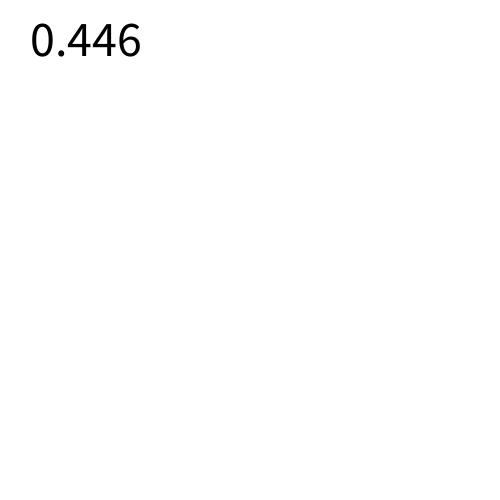
Frame 1 (no input)
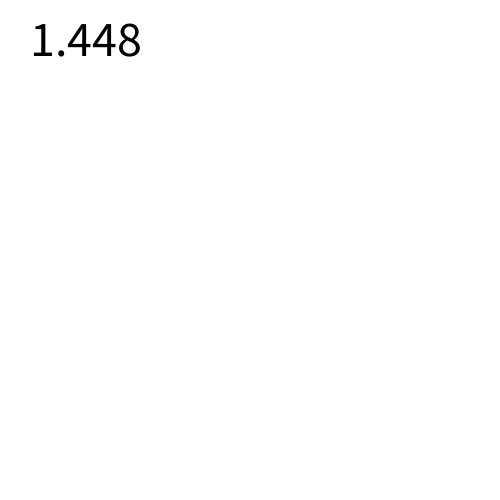
Frame 60 (the mouse pressed at the canvas centre just before this capture)
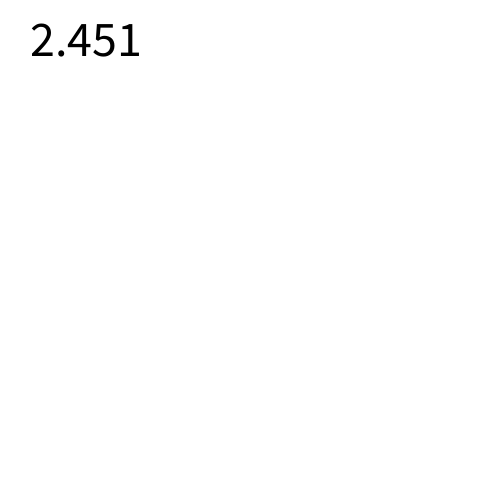
Frame 120 (the mouse held since frame 60 and released just before this capture)

The Processing sketch that drew these frames (run headless with seeded random() and noise(); from frame 60 on, the mouse is pressed at the canvas centre):

// Processing sketch: elapsedTime
// ── elapsedTime.pde
float elapsedTime;

void setup() {
    size(500, 500);
    textSize(50);
    textAlign(LEFT, TOP);
}

void draw() {
    elapsedTime = float(millis()) / 1000;
    background(255);
    fill(0);
    text(elapsedTime, 20, 20);
}
